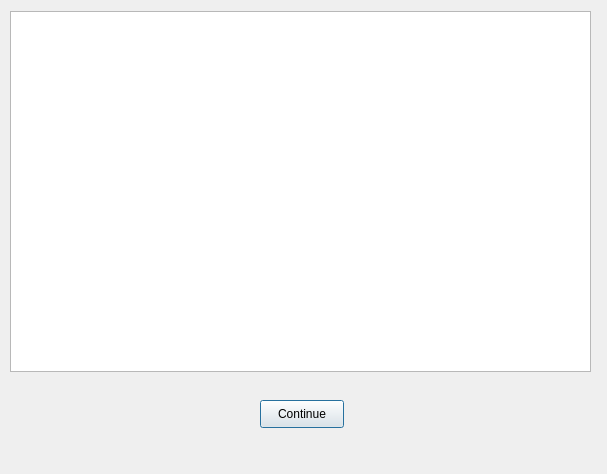
<?xml version="1.0" encoding="UTF-8"?>
<ui version="4.0">
 <class>StoryWindow</class>
 <widget class="QDialog" name="StoryWindow">
  <property name="geometry">
   <rect>
    <x>0</x>
    <y>0</y>
    <width>607</width>
    <height>474</height>
   </rect>
  </property>
  <property name="windowTitle">
   <string>Dialog</string>
  </property>
  <widget class="QTextBrowser" name="loreBrowser">
   <property name="geometry">
    <rect>
     <x>10</x>
     <y>11</y>
     <width>581</width>
     <height>361</height>
    </rect>
   </property>
  </widget>
  <widget class="QPushButton" name="continueButton">
   <property name="geometry">
    <rect>
     <x>260</x>
     <y>400</y>
     <width>84</width>
     <height>28</height>
    </rect>
   </property>
   <property name="text">
    <string>Continue</string>
   </property>
  </widget>
 </widget>
 <resources/>
 <connections/>
</ui>
